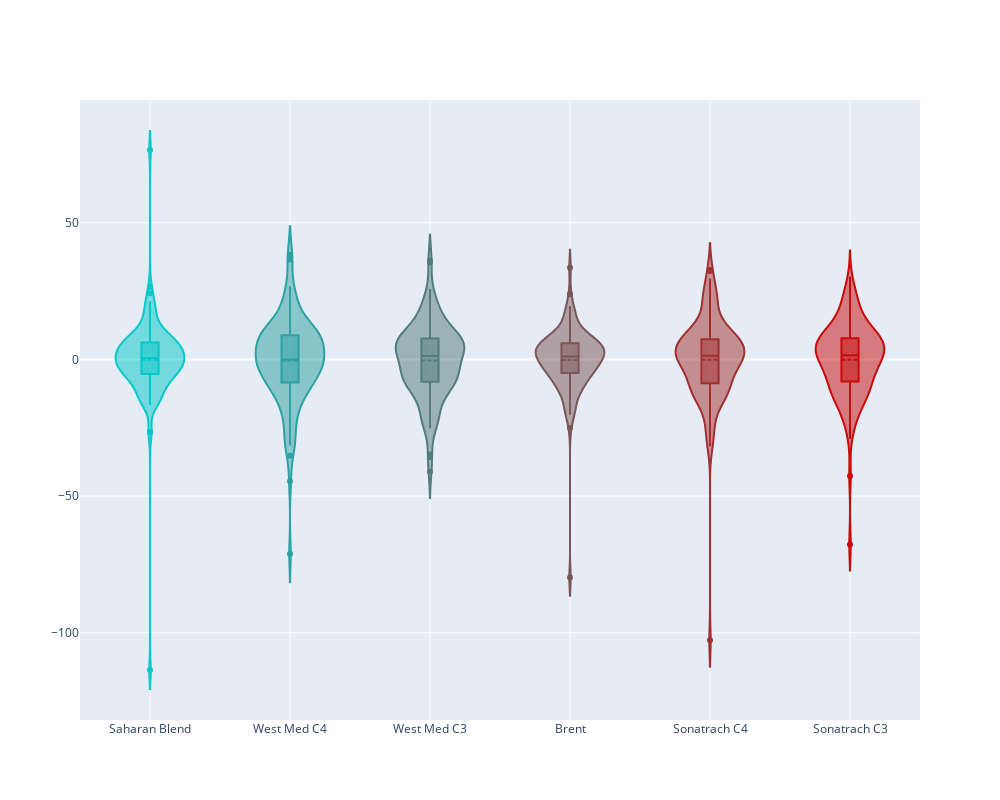

Notebook code cell kept with this figure:
### Code cell
violin_fig = go.Figure()

for data_line, color in zip(max_returns_data, colors):
   
    violin_fig.add_trace(go.Violin(y=data_line, line_color=color, orientation='v', name=data_line.name[:-12], meanline_visible=True, box_visible=True))
    
violin_fig.update_layout(xaxis_showgrid=True, xaxis_zeroline=True, showlegend=False, width=1000, height=800)
violin_fig
